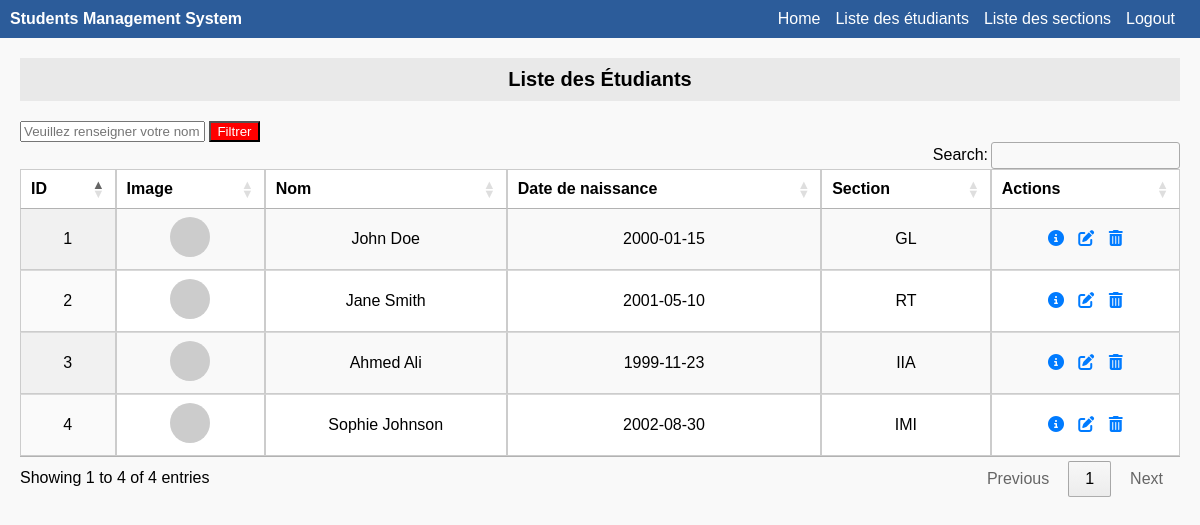
/views/ex2PDO/StudentList.php (signed in), run on the app's committed database.
### tables this page shows
CREATE TABLE Etudiants (
    id INT AUTO_INCREMENT PRIMARY KEY,
    name VARCHAR(100) NOT NULL,
    birthday DATE NOT NULL,
    image VARCHAR(255),  
    section_id INT,
    FOREIGN KEY (section_id) REFERENCES sections(id) ON DELETE SET NULL
);

CREATE TABLE sections (
    id INT AUTO_INCREMENT PRIMARY KEY,
    name VARCHAR(100) NOT NULL UNIQUE
);

### classes/exPDO/EtudiantTable.php (called while the page is built, shortened)
<?php
 class EtudiantTable{
    public static function rechercherEtudiantByName($name){
        if($name!=""){
            $connex = DatabaseConnexion::getInstance();
            $req = $connex->prepare("SELECT * FROM Etudiants WHERE name = ?");
            $req->execute(array($name));
      return  $req->fetchAll(PDO::FETCH_OBJ);
    }
    else{
        $connex=DatabaseConnexion::getInstance();
        $req="select * from Etudiants" ;
    $res=$connex->query($req);
      return  $res->fetchAll(PDO::FETCH_OBJ);
    }
}
 }
?>

### classes/exPDO/SectionTable.php (called while the page is built, shortened)
<?php
 class SectionTable{
    public static function rechercherSectionByID($id) {
        if($id != "") {
            $connex = DatabaseConnexion::getInstance();
            $req = "SELECT * FROM Sections WHERE id = ?";
            $res = $connex->prepare($req);
            $res->execute([$id]);
            return $res->fetch(PDO::FETCH_OBJ);
        } else {
            $connex = DatabaseConnexion::getInstance();
            $req = "SELECT * FROM Sections";
            $res = $connex->query($req);
            return $res->fetchAll(PDO::FETCH_OBJ);
        }
    }
 }
?>

### views/ex2PDO/StudentList.php (the view, shortened to what this page needs)
<!DOCTYPE html>
<html lang="en">
<head>
    <link rel="stylesheet" href="https://cdn.datatables.net/1.13.6/css/jquery.dataTables.min.css">
    <link rel="stylesheet" href="https://cdn.datatables.net/buttons/2.4.1/css/buttons.dataTables.min.css">
    <link rel="stylesheet" href="https://cdnjs.cloudflare.com/ajax/libs/font-awesome/6.4.2/css/all.min.css">
</head>
<body>
    <div class="navbar">
        <span><strong>Students Management System</strong></span>
        <a href="MainPage.php">Home</a>
        <a href="StudentList.php">Liste des étudiants</a>
        <a href="SectionList.php">Liste des sections</a>
        <a href="loginpage.php">Logout</a>
    </div>
    <div class="container">
        <div class="title">Liste des Étudiants</div>
        <form method="GET" action="StudentList.php">
    <input type="text" name="filter_name" placeholder="Veuillez renseigner votre nom">
    <button type="submit" style="background-color: red;color:white;">Filtrer</button>
</form>
        <table id="studentsTable" class="display nowrap">
            <thead>
                <tr>
                    <th>ID</th>
                    <th>Image</th>
                    <th>Nom</th>
                    <th>Date de naissance</th>
                    <th>Section</th>
                    <th>Actions</th>
                </tr>
            </thead>
            <tbody>
                <?php
                require_once "../../classes/exPDO/EtudiantTable.php";
                require_once "../../classes/exPDO/SectionTable.php";
                $students = EtudiantTable::rechercherEtudiantByName("");
                foreach ($students as $student) {
                    echo "<tr>";
                    echo "<td>{$student->id}</td>";
                    echo "<td><img src='{$student->image}' alt='Profile'></td>";
                    echo "<td>{$student->name}</td>";
                    echo "<td>{$student->birthday}</td>";
                    echo "<td>" . SectionTable::rechercherSectionByID($student->section_id)->name . "</td>";
                    echo "<td class='actions'>  <a href='detailEtudiant.php?name={$student->name}'><i class='fas fa-info-circle'></i></a>";
                    if($_SESSION['role']=='admin'){
                    echo   " <a href='editEtudiant.php?name={$student->name}'><i class='fas fa-edit'></i></a>
                        <a href='StudentList.php?deletename={$student->name}'><i class='fas fa-trash-alt'></i></a>
                    </td>";
                }
                    echo "</tr>";
                }
                ?>
            </tbody>
        </table>
    </div>
</body>
</html>

### views/ex2PDO/StudentList.php (style rules this page uses)
body { font-family: Arial, sans-serif; margin: 0; padding: 0; background-color: #f9f9f9; }
.navbar { background-color: #2c5c9a; padding: 10px; color: white; display: flex; align-items: center; }
.navbar a { color: white; text-decoration: none; margin-right: 15px; }
.container { padding: 20px; }
.title { background-color: #e9e9e9; padding: 10px; font-size: 20px; font-weight: bold; margin-bottom: 20px; text-align: center; }
table { width: 100%; border-collapse: collapse; background: white; }
table th, table td { padding: 10px; border: 1px solid #ccc; text-align: center; }
img { width: 40px; height: 40px; border-radius: 50%; }
.actions a { margin: 0 5px; color: #007bff; text-decoration: none; }

### data on the page
etudiants: id "1", name "John Doe", birthday "2000-01-15", section.name "GL"
etudiants: id "2", name "Jane Smith", birthday "2001-05-10", section.name "RT"
etudiants: id "3", name "Ahmed Ali", birthday "1999-11-23", section.name "IIA"
etudiants: id "4", name "Sophie Johnson", birthday "2002-08-30", section.name "IMI"
